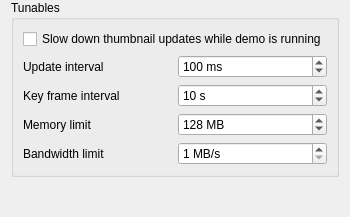
<?xml version="1.0" encoding="UTF-8"?>
<ui version="4.0">
 <class>DemoConfigurationPage</class>
 <widget class="QWidget" name="DemoConfigurationPage">
  <property name="windowTitle">
   <string>Demo server</string>
  </property>
  <property name="windowIcon">
   <iconset resource="../../configurator/resources/configurator.qrc">
    <normaloff>:/configurator/style/icons/fa_solid_window_restore.svg</normaloff>:/configurator/style/icons/fa_solid_window_restore.svg</iconset>
  </property>
  <layout class="QVBoxLayout" name="verticalLayout">
   <property name="topMargin">
    <number>0</number>
   </property>
   <property name="bottomMargin">
    <number>0</number>
   </property>
   <item>
    <widget class="QGroupBox" name="groupBox">
     <property name="title">
      <string>Tunables</string>
     </property>
     <layout class="QGridLayout" name="gridLayout" columnstretch="0,0">
      <item row="2" column="1">
       <widget class="QSpinBox" name="keyFrameInterval">
        <property name="suffix">
         <string> s</string>
        </property>
        <property name="minimum">
         <number>1</number>
        </property>
        <property name="maximum">
         <number>30</number>
        </property>
        <property name="value">
         <number>10</number>
        </property>
       </widget>
      </item>
      <item row="1" column="0">
       <widget class="QLabel" name="label">
        <property name="text">
         <string>Update interval</string>
        </property>
       </widget>
      </item>
      <item row="3" column="1">
       <widget class="QSpinBox" name="memoryLimit">
        <property name="suffix">
         <string> MB</string>
        </property>
        <property name="minimum">
         <number>64</number>
        </property>
        <property name="maximum">
         <number>512</number>
        </property>
        <property name="singleStep">
         <number>16</number>
        </property>
        <property name="value">
         <number>128</number>
        </property>
       </widget>
      </item>
      <item row="1" column="1">
       <widget class="QSpinBox" name="framebufferUpdateInterval">
        <property name="suffix">
         <string> ms</string>
        </property>
        <property name="minimum">
         <number>20</number>
        </property>
        <property name="maximum">
         <number>500</number>
        </property>
        <property name="singleStep">
         <number>20</number>
        </property>
        <property name="value">
         <number>100</number>
        </property>
       </widget>
      </item>
      <item row="0" column="0" colspan="2">
       <widget class="QCheckBox" name="slowDownThumbnailUpdates">
        <property name="text">
         <string>Slow down thumbnail updates while demo is running</string>
        </property>
       </widget>
      </item>
      <item row="3" column="0">
       <widget class="QLabel" name="label_3">
        <property name="text">
         <string>Memory limit</string>
        </property>
       </widget>
      </item>
      <item row="2" column="0">
       <widget class="QLabel" name="label_2">
        <property name="text">
         <string>Key frame interval</string>
        </property>
       </widget>
      </item>
      <item row="4" column="0">
       <widget class="QLabel" name="label_4">
        <property name="text">
         <string>Bandwidth limit</string>
        </property>
       </widget>
      </item>
      <item row="4" column="1">
       <widget class="QSpinBox" name="bandwidthLimit">
        <property name="suffix">
         <string> MB/s</string>
        </property>
        <property name="minimum">
         <number>1</number>
        </property>
        <property name="maximum">
         <number>1000</number>
        </property>
       </widget>
      </item>
     </layout>
    </widget>
   </item>
   <item>
    <spacer name="verticalSpacer">
     <property name="orientation">
      <enum>Qt::Vertical</enum>
     </property>
     <property name="sizeHint" stdset="0">
      <size>
       <width>20</width>
       <height>40</height>
      </size>
     </property>
    </spacer>
   </item>
  </layout>
 </widget>
 <tabstops>
  <tabstop>slowDownThumbnailUpdates</tabstop>
  <tabstop>framebufferUpdateInterval</tabstop>
  <tabstop>keyFrameInterval</tabstop>
  <tabstop>memoryLimit</tabstop>
  <tabstop>bandwidthLimit</tabstop>
 </tabstops>
 <resources>
  <include location="demo.qrc"/>
 </resources>
 <connections/>
</ui>
